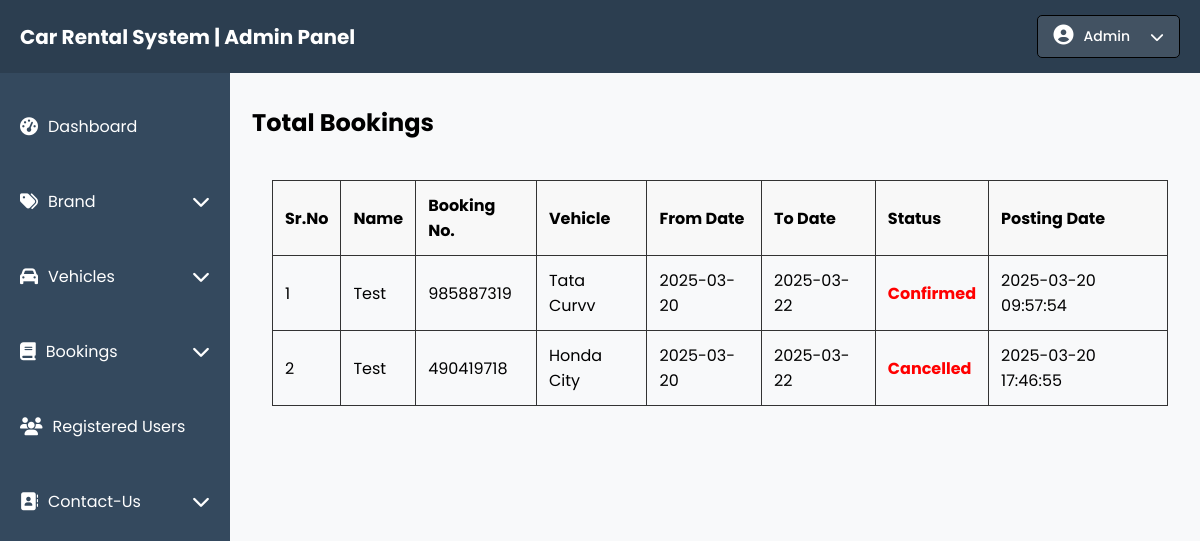
The page /Admin/total-booking.php on the database as committed earlier.
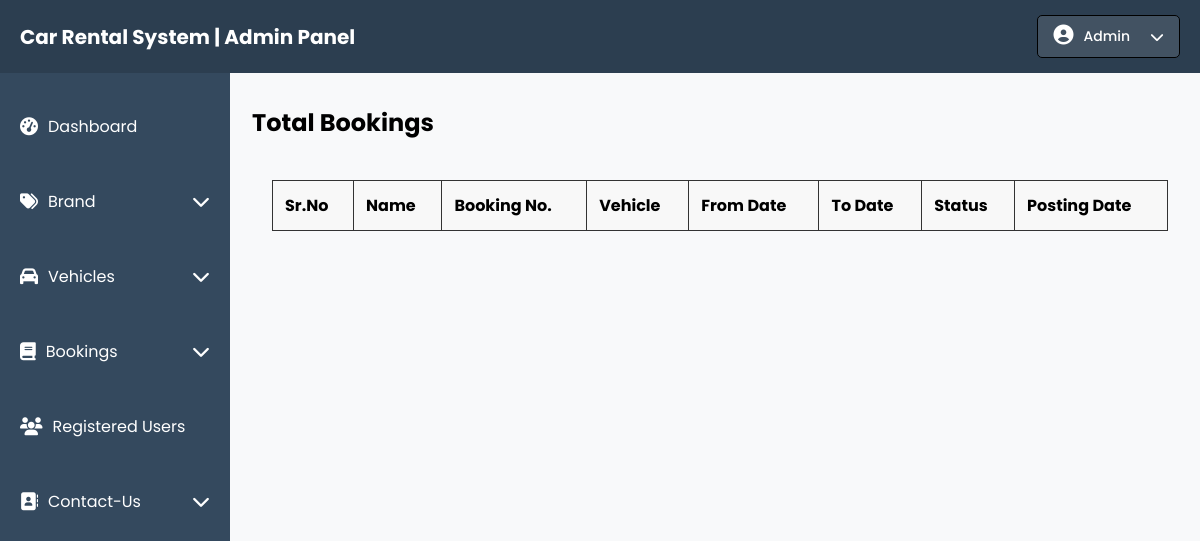
The same page on the database as committed later.
### tables this page shows
CREATE TABLE `bookings` (
  `id` int(11) NOT NULL,
  `booking_number` varchar(20) NOT NULL,
  `user_id` int(11) NOT NULL,
  `email` varchar(255) NOT NULL,
  `vehicle_id` int(11) NOT NULL,
  `from_date` date NOT NULL,
  `to_date` date NOT NULL,
  `message` text DEFAULT NULL,
  `status` enum('new','confirmed','cancelled') DEFAULT 'new',
  `created_at` timestamp NOT NULL DEFAULT current_timestamp()
);

CREATE TABLE `users` (
  `id` int(11) NOT NULL,
  `first_name` varchar(50) NOT NULL,
  `last_name` varchar(50) NOT NULL,
  `email` varchar(100) NOT NULL,
  `phone` varchar(20) NOT NULL,
  `address` varchar(255) DEFAULT NULL,
  `pincode` varchar(10) NOT NULL,
  `state` varchar(100) NOT NULL,
  `password` varchar(255) NOT NULL,
  `created_at` timestamp NOT NULL DEFAULT current_timestamp(),
  `reset_token` varchar(100) DEFAULT NULL,
  `token_expiry` datetime DEFAULT NULL
);

CREATE TABLE `vehicles` (
  `id` int(11) NOT NULL,
  `vehicle_title` varchar(255) NOT NULL,
  `brand_id` int(11) NOT NULL,
  `vehicle_overview` text NOT NULL,
  `price_per_day` decimal(10,2) NOT NULL,
  `fuel_type` varchar(50) NOT NULL,
  `model_year` year(4) NOT NULL,
  `seating_capacity` int(11) NOT NULL,
  `image1` text DEFAULT NULL,
  `image2` text DEFAULT NULL,
  `image3` text DEFAULT NULL,
  `image4` text DEFAULT NULL,
  `image5` text DEFAULT NULL,
  `image6` text DEFAULT NULL,
  `air_conditioner` tinyint(4) DEFAULT NULL,
  `power_steering` tinyint(4) DEFAULT NULL,
  `cd_player` tinyint(4) DEFAULT NULL,
  `power_door_locks` tinyint(4) DEFAULT NULL,
  `driver_airbag` tinyint(4) DEFAULT NULL,
  `central_locking` tinyint(4) DEFAULT NULL,
  `antilock_braking_system` varchar(255) DEFAULT NULL,
  `passenger_airbag` tinyint(4) DEFAULT NULL,
  `crash_sensor` tinyint(4) DEFAULT NULL,
  `brake_assist` tinyint(4) DEFAULT NULL,
  `power_windows` tinyint(4) DEFAULT NULL,
  `leather_seats` tinyint(4) DEFAULT NULL,
  `created_at` timestamp NOT NULL DEFAULT current_timestamp(),
  `updated_at` timestamp NOT NULL DEFAULT current_timestamp() ON UPDATE current_timestamp()
);

### Admin/total-booking.php (the view, shortened to what this page needs)
<?php
include 'connection.php';
try {
    $sql = "SELECT
                b.id AS booking_id,
                u.first_name AS user_name,
                b.booking_number,
                v.vehicle_title AS vehicle_name,
                b.from_date,
                b.to_date,
                b.status,
                b.created_at
            FROM bookings b
            JOIN users u ON b.email = u.email
            JOIN vehicles v ON b.vehicle_id = v.id
            ORDER BY b.created_at";
    $stmt = $pdo->prepare($sql);
    $stmt->execute();
    $bookings = $stmt->fetchAll(PDO::FETCH_ASSOC);
} catch (PDOException $e) {
    die("Database error: " . $e->getMessage());
}
?>
<!DOCTYPE html>
<html lang="en">
    <head>
        <link rel="stylesheet" href="style.css">
        <link rel="stylesheet" href="https://cdnjs.cloudflare.com/ajax/libs/font-awesome/6.7.2/css/all.min.css" />
    </head>
    <body>
        <?php include 'include/navbar.php'; ?>
        <div class="main-container">
            <?php include 'include/sidebar.php'; ?>
            <div class="new-booking-content">
                <h2>Total Bookings</h2>
                <div class="new-booking-container">
                    <table>
                        <thead>
                            <tr>
                                <th>Sr.No</th>
                                <th>Name</th>
                                <th>Booking No.</th>
                                <th>Vehicle</th>
                                <th>From Date</th>
                                <th>To Date</th>
                                <th>Status</th>
                                <th>Posting Date</th>
                            </tr>
                        </thead>
                        <tbody>
                            <?php
                            $count = 1;
                            foreach ($bookings as $row) {
                                $status_text = ucfirst($row['status']);
                                $status_link = "<a href='booking-details.php?id={$row['booking_id']}' style='color: red; font-weight: bold; text-decoration: none;' onmouseover='this.style.textDecoration=\"underline\"' onmouseout='this.style.textDecoration=\"none\"'>{$status_text}</a>";
                                echo "<tr>
                                        <td>{$count}</td>
                                        <td>{$row['user_name']}</td>
                                        <td>{$row['booking_number']}</td>
                                        <td>{$row['vehicle_name']}</td>
                                        <td>{$row['from_date']}</td>
                                        <td>{$row['to_date']}</td>
                                        <td>{$status_link}</td>
                                        <td>{$row['created_at']}</td>
                                    </tr>";
                                $count++;
                            }
                            ?>
                        </tbody>
                    </table>
                </div>
            </div>
        </div>
    </body>
</html>

Rows that differ between the two databases and show on the page:
removed bookings: user.first_name "Test", booking_number "985887319", vehicle.vehicle_title "Tata Curvv", from_date "2025-03-20", to_date "2025-03-22", status "Confirmed", created_at "2025-03-20 09:57:54"
removed bookings: user.first_name "Test", booking_number "490419718", vehicle.vehicle_title "Honda City", from_date "2025-03-20", to_date "2025-03-22", status "Cancelled", created_at "2025-03-20 17:46:55"
